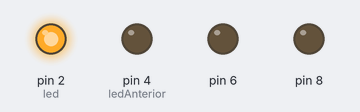
Recording of a sketch running on a simulated Arduino Uno, built with avr-gcc and run on an emulated ATmega328P. Shown: output pins drawn as LEDs (lit = HIGH).

Above: at 0.2 s.
At 0.7 s:
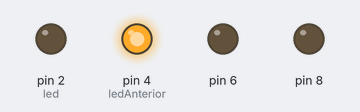
At 1.2 s:
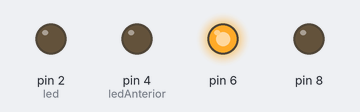
At 33.0 s:
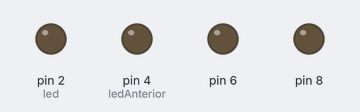
At 65.7 s:
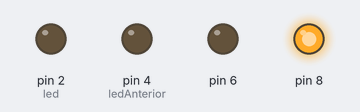
Timing chart, 0 to 83.2 s (numbered marks = the images above):
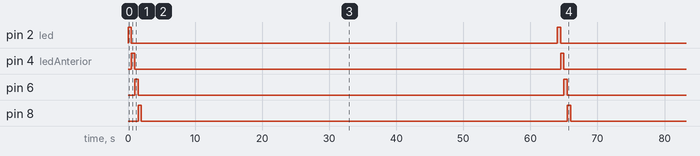

The sketch:

ORDEN_20__20ARDUINO_20PR_C3_81CTICA_201_copy_202106140017432.ino
```cpp
int led = 2, ledAnterior = 4;

void setup() {
  // put your setup code here, to run once:
  pinMode(2, OUTPUT);
  pinMode(4, OUTPUT);
  pinMode(6, OUTPUT);
  pinMode(8, OUTPUT);
}

void loop() {
  // put your main code here, to run repeatedly:
  //detectar si llega a 10

  //prender el led
  digitalWrite(led, HIGH);

  //apagar el led
  digitalWrite(ledAnterior, LOW);


// guardar el valorr del led ledAnterior
  ledAnterior = led;

  //sumamos dos a la variable led
  led += 2;

  //delay
  delay(500);

}
```

Measured:
- by itself, pin 2 (led), pin 4 (ledAnterior), pin 6, pin 8: alternates HIGH for 0.50 s and LOW for 63.5 s
- by itself, everything shown: repeats every 64.0 s, in 5 steps
